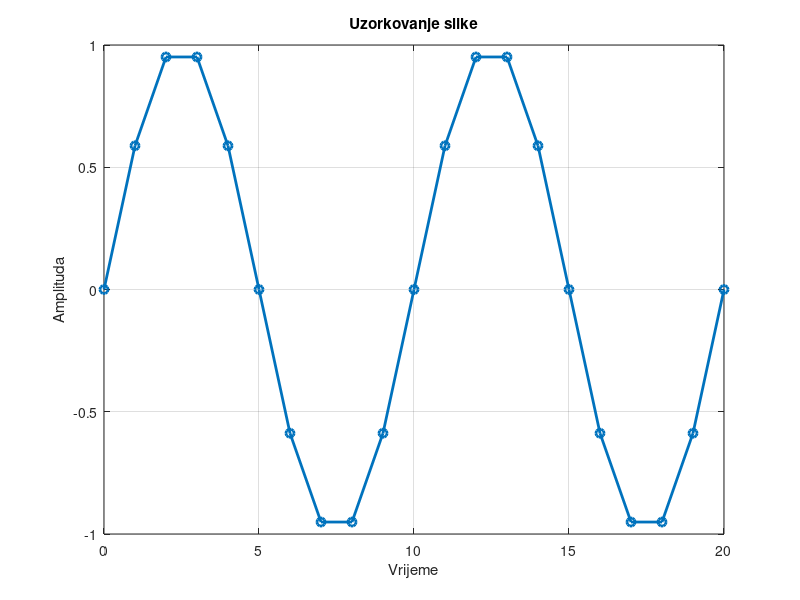
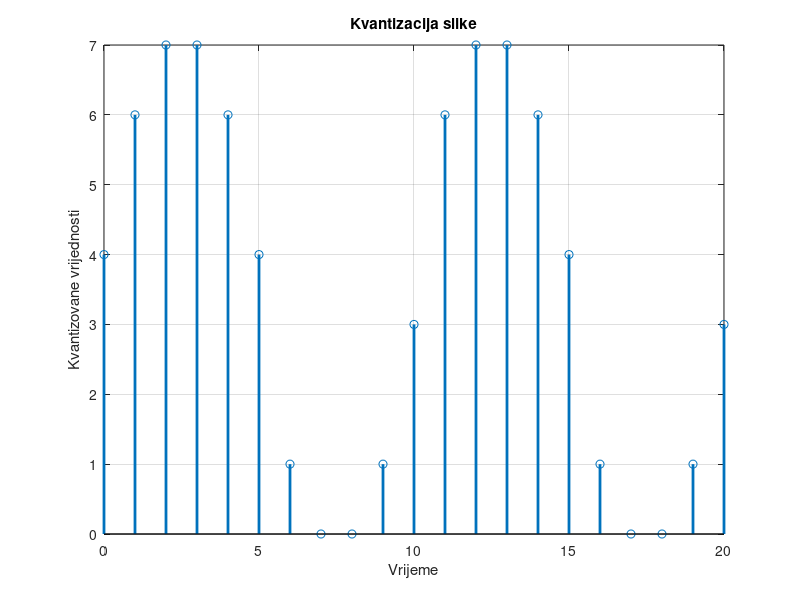
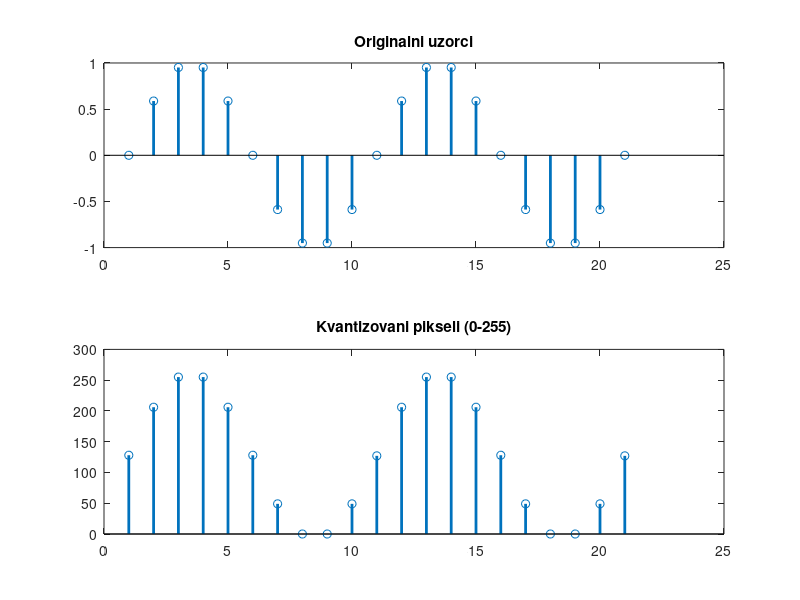

Here is the MATLAB script that generated these plots, in order:
% Uzimanje uzoraka jednostavne funkcije (simulacija slike)
originalnaSlika = @(x) sin(2*pi*x/10);  % Primjer funkcije koja simulira sliku

% Parametri uzorkovanja
frekvencijaUzorkovanja = 1;  % Frekvencija uzorkovanja

% Generisanje uzoraka
t = 0:1/frekvencijaUzorkovanja:20;  % Vremenski vektor
uzorci = originalnaSlika(t);

% Prikazivanje rezultata
figure;
plot(t, uzorci, 'o-', 'LineWidth', 2);
title('Uzorkovanje slike');
xlabel('Vrijeme');
ylabel('Amplituda');
grid on;

% Parametri kvantizacije
brojNivoa = 8;  % Broj nivoa kvantizacije

% Kvantizacija uzoraka
kvantizovaniUzorci = round((brojNivoa-1) * (uzorci - min(uzorci)) / (max(uzorci) - min(uzorci)));

% Prikazivanje rezultata
figure;
stem(t, kvantizovaniUzorci, 'LineWidth', 2);
title('Kvantizacija slike');
xlabel('Vrijeme');
ylabel('Kvantizovane vrijednosti');
grid on;

% Parametri kvantizacije
brojNivoa = 256;  % Broj nivoa kvantizacije, od 0 do 255

% Kvantizacija uzoraka
minVrijednost = min(uzorci);
maxVrijednost = max(uzorci);
kvantizovaniPiksel = round((brojNivoa - 1) * (uzorci - minVrijednost) / (maxVrijednost - minVrijednost));

% Prilagođavanje vrednosti piksela na opseg 0-255
kvantizovaniPiksel = uint8(kvantizovaniPiksel);

% Prikazivanje rezultata
figure;
subplot(2, 1, 1);
stem(uzorci, 'LineWidth', 2);
title('Originalni uzorci');

subplot(2, 1, 2);
stem(kvantizovaniPiksel, 'LineWidth', 2);
title('Kvantizovani pikseli (0-255)');